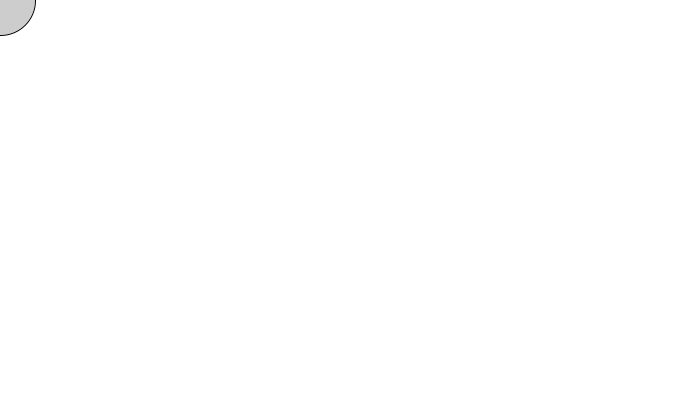
Frame 1 (no input)
Frame 60 (the mouse pressed at the canvas centre just before this capture): identical to frame 1, image omitted
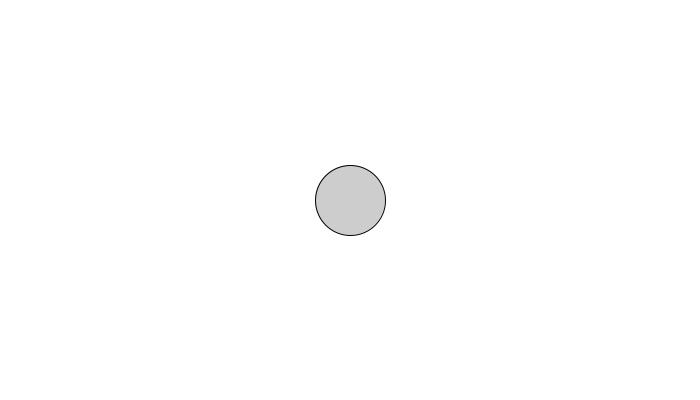
Frame 120 (the mouse held since frame 60 and released just before this capture)

The Processing sketch that drew these frames (run headless with seeded random() and noise(); from frame 60 on, the mouse is pressed at the canvas centre):

// Processing sketch: processing_35813
// ── processing_35813.pde

float sizea = 70;
float sizeb = 70;

void setup(){
  size(700,400);
  background(255);
  smooth();
}

void draw(){
background(255);
fill(0,50);
  

  
  ellipse(mouseX, mouseY, sizea, sizea);
  
  
  if (mousePressed && (mouseButton == LEFT)){
    sizea = sizea + 10;
  }
    
if (mousePressed && (mouseButton == RIGHT)){
      sizea = sizea - 10;}
 
  



}
